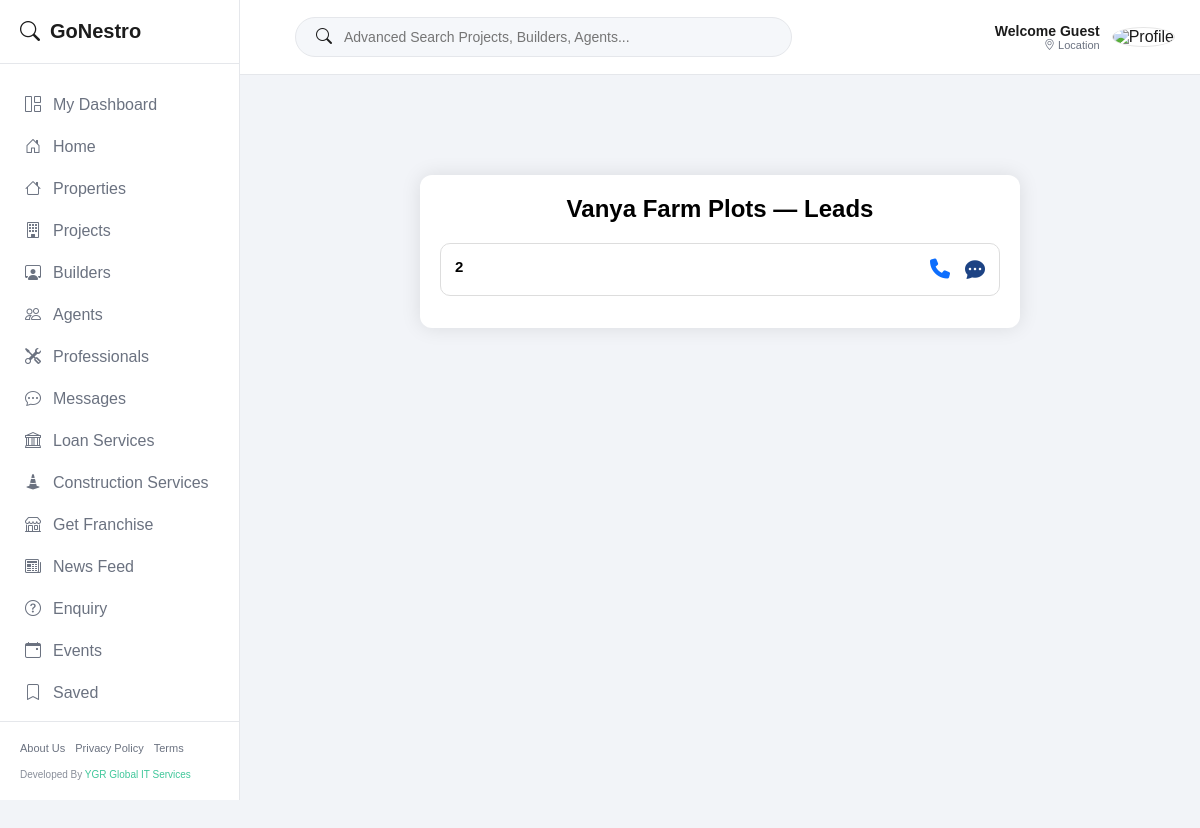
Screenshot of /project/4/leads/ with the database file from the repository.
### prop/models.py (models this page shows, shortened)
class AddProject(models.Model):
    POSITION_CHOICES = [
        ("READY", "Ready to Move"),
        ("UNDER", "Under Construction"),
    ]
    user = models.ForeignKey(User, on_delete=models.CASCADE, null=True, blank=True)
    plan_type = models.CharField(max_length=50, choices=PlanType.choices, null=True, blank=True)
    project_name = models.CharField(max_length=100)
    type_of_project = models.CharField(max_length=100)
    project_address = models.CharField(max_length=200)
    latitude = models.FloatField(null=True, blank=True)
    longitude = models.FloatField(null=True, blank=True)
    location_url = models.CharField(max_length=300)
    number_of_units = models.CharField(max_length=100)
    available_units = models.CharField(max_length=100)
    available_facing = models.CharField(max_length=100)
    available_sizes = models.CharField(max_length=100)
    estbalis_year = models.IntegerField(null=True, blank=True)
    nearby_locations = models.JSONField(default=list, blank=True)
    rera_approved = models.BooleanField(null=True, blank=True)
    select_amenities = models.CharField(max_length=255, null=True, blank=True)
    highlights = models.CharField(max_length=100)
    type_of_approval = models.CharField(max_length=100)
    total_project_area = models.CharField(max_length=100)
    contact_info = models.IntegerField()
    pricing = models.IntegerField()
    position = models.CharField(max_length=20, choices=POSITION_CHOICES, null=True, blank=True)
    construction_time = models.CharField(max_length=100, null=True, blank=True)
    image = models.ImageField(upload_to='project_image/', null=True, blank=True)
    video = models.FileField(upload_to='project_video/', null=True, blank=True)
    document = models.FileField(upload_to='project_docs/', null=True, blank=True)

class ProjectLeadsModel(models.Model):
    leadFrom=models.ForeignKey(User,on_delete=models.CASCADE,related_name="projectleads_sent")
    created_at=models.DateTimeField(auto_now_add=True)
    leadTo=models.ForeignKey(User,on_delete=models.CASCADE,related_name="projectleads_recived")
    project=models.ForeignKey(AddProject,on_delete=models.CASCADE)

class User(AbstractUser):
    is_google_user = models.BooleanField(default=False)
    username = models.CharField(max_length=150, unique=True)
    phone = models.CharField(max_length=15, unique=True, null=True, blank=True)
    email = models.EmailField(unique=True)
    category = models.CharField(max_length=100, null=True, blank=True)
    marketer_category = models.CharField(max_length=100, null=True, blank=True)
    company_category = models.CharField(max_length=100, null=True, blank=True)
    area_serves = models.CharField(max_length=255, null=True, blank=True)
    whatsapp_number = models.CharField(max_length=15, null=True, blank=True)
    role = models.CharField(max_length=20, choices=Role.choices, default=Role.PROFESSIONAL)
    plan_type = models.CharField(max_length=30, choices=PlanType.choices, null=True, blank=True)
    description = models.TextField(null=True, blank=True)
    location = models.CharField(max_length=255, null=True, blank=True)
    radius = models.IntegerField(default=5 )
    experience = models.IntegerField(null=True, blank=True)
    deals = models.CharField(max_length=255, null=True, blank=True)
    selected_duration = models.IntegerField(default=1)
    contact_number = models.CharField(max_length=15, null=True, blank=True)
    user_referral_code = models.CharField(max_length=50, null=True, blank=True, unique=True)
    referred_by_code = models.CharField(max_length=50, null=True, blank=True)
    profile_image_path = models.ImageField(upload_to='profile_images/', default='images/Default_profile_picture.jpeg', null=True, blank=True)
    company_logo_path = models.ImageField(upload_to='company_logos/', null=True, blank=True)
    company_wallpaper_path = models.ImageField(upload_to='company_wallpapers/', null=True, blank=True)
    company_name = models.CharField(max_length=255, null=True, blank=True)
    address = models.CharField(max_length=255, null=True, blank=True)
    logo_url = models.CharField(max_length=255, null=True, blank=True)
    click = models.BigIntegerField(default=0)
    leads = models.BigIntegerField(default=0)
    total_projects = models.IntegerField(null=True, blank=True)
    ongoing_projects = models.IntegerField(null=True, blank=True)
    completed_projects = models.IntegerField(null=True, blank=True)
    created_at = models.DateTimeField(default=timezone.now)
    updated_at = models.DateTimeField(auto_now=True)
    company_subscription_start_date = models.DateField(null=True, blank=True)
    company_subscription_end_date = models.DateField(null=True, blank=True)
    marketer_subscription_start_date = models.DateField(null=True, blank=True)
    marketer_subscription_end_date = models.DateField(null=True, blank=True)
    professionals_subscription_start_date = models.DateField(null=True, blank=True)
    professionals_subscription_end_date = models.DateField(null=True, blank=True)
    company_subscription_type = models.CharField(max_length=50, choices=CompanySubscriptionType.choices, null=True, blank=True)
    marketing_subscription_type = models.CharField(max_length=50, choices=MarketingSubscriptionType.choices, null=True, blank=True)
    professionals_subscription_type = models.CharField(max_length=50, choices=MarketingSubscriptionType.choices, null=True, blank=True)
    owner_subscription_start_date = models.DateField(null=True, blank=True)
    owner_subscription_end_date = models.DateField(null=True, blank=True)
    is_online = models.BooleanField(default=False)
    last_seen = models.DateTimeField(null=True, blank=True)
    objects = UserManager()

### prop/views.py (the view)
# urls.py: path("project/<int:project_id>/leads/", views.project_leads_page, name="project_leads"),
def project_leads_page(request, project_id):
    project = get_object_or_404(AddProject, id=project_id)
    leads_qs = ProjectLeadsModel.objects.filter(
        project=project
    ).select_related('leadFrom').order_by('-created_at')
    unique_users = {}
    for lead in leads_qs:
        if lead.leadFrom and lead.leadFrom.id not in unique_users:
            unique_users[lead.leadFrom.id] = lead
    leads = list(unique_users.values())
    return render(request, "project_leads.html", {
        "project": project,
        "leads": leads,
    })

### templates/project_leads.html (shortened to what this page needs)
{% load static %}
<!DOCTYPE html>
<html lang="en">
<head>
    <link rel="stylesheet" href="https://cdnjs.cloudflare.com/ajax/libs/font-awesome/6.5.0/css/all.min.css">
</head>
<body>
{% include 'NavBar.html' %}
<div class="container">
    <h2>{{ project.project_name }} — Leads</h2>
    {% if leads %}
        {% for lead in leads %}
            <div class="lead-item">
                <div class="lead-info">
                    <div class="lead-name">{{ lead.leadFrom.username }}</div>
                </div>
                <div class="icons">
                    <a href="tel:{{ lead.leadFrom.phone }}" class="call">
                        <i class="fa-solid fa-phone"></i>
                    </a>
                    <a href="{% url 'prop:start_chat_with_user' lead.leadFrom.id %}" class="chat">
   <i class="bi bi-chat-dots-fill"></i>
</a>
                </div>
            </div>
        {% endfor %}
    {% else %}
        <p style="text-align:center; color:#777;">No leads found.</p>
    {% endif %}
</div>

### static/css/navbar.css (style rules this page uses)
* { margin: 0; padding: 0; box-sizing: border-box; font-family: Arial, sans-serif; }

### static/css/premium.css (style rules this page uses)
:root { --nav-bg: #F5F7FA; --nav-card: #FFFFFF; --nav-border: #E5E7EB; --nav-text-primary: #1C1C1C; --nav-text-secondary: #6B7280; --nav-success: #10B981; --nav-warning: #F59E08; --nav-error: #EF4444; --nav-font-heading: 'Poppins', 'Inter', sans-serif; --nav-font-body: 'Roboto', sans-serif; }

### templates/project_leads.html (style rules this page uses)
body { background:#f2f4f8; font-family:"Poppins",sans-serif; margin:0; }
.container { max-width: 600px; margin: auto; background:#fff; padding:20px; border-radius:12px; box-shadow:0 0 20px rgba(0,0,0,0.1); margin-top:100px; }
h2 { text-align:center; font-weight:bold; margin-bottom:20px; }
.lead-item { padding:14px; border:1px solid #ddd; display:flex; justify-content:space-between; gap:10px; border-radius:10px; margin-bottom:12px; background:#fff; }
.lead-info { display:flex; flex-direction:column; gap:5px; }
.lead-name { font-size:15px; font-weight:600; }
.icons { display:flex; align-items:center; gap:15px; }
.icons a { font-size:20px; text-decoration:none; }
.call { color:#0d6efd; }
.chat { color:#1d4384; }

### templates/NavBar.html (style rules this page uses)
body { text-transform: capitalize; }
* { scrollbar-width: thin; scrollbar-color: rgba(255, 255, 255, 0.1) transparent; }

### rows the page displays
AddProject: project_name "Vanya Farm Plots"
ProjectLeadsModel: leadFrom.username "2"
